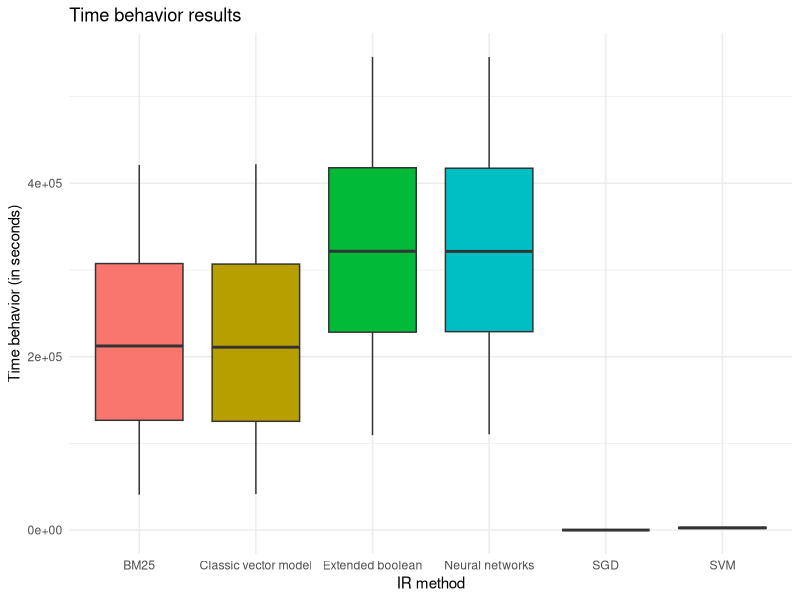

Recreate this plot in R.
#loading library
require("ggplot2")

# selecting the current directory
setwd("/Users/tassiovale/Dropbox/PhD Thesis/trace2vary/trace_recovery/results/")

# read csv file
data <- read.csv("2018-05-02_15h43m_output.csv")

chart <- ggplot(data=data, aes(x=method, y=performance, fill=method)) +
    geom_boxplot() +
    theme_minimal() +
    ggtitle("Time behavior results") +
    labs(x="IR method", y="Time behavior (in seconds)") +
    scale_fill_discrete(guide=FALSE)

ggsave("2018-05-02_15h43m_performanceavg_chart.eps")
